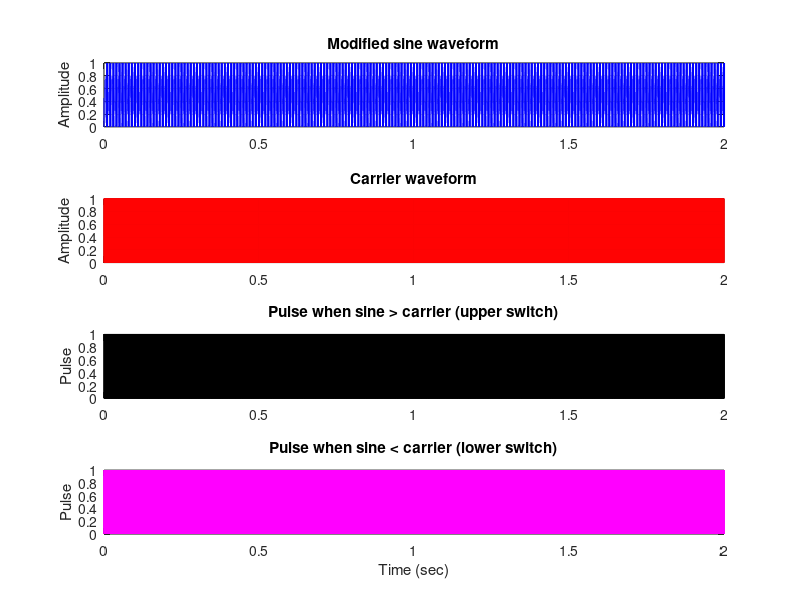

Here is the MATLAB script that generated this plot:
clc
clear
close all

%% time (2 seconds)
Fs = 1e6;                 % sampling frequency
t = 0:1/Fs:2;             % time duration

%% frequencies
f_sine = 50;              
f_carrier = 1000;         

%% sine magnitude = 0.8
sine_wave = 0.8*sin(2*pi*f_sine*t);

%% shift negative part upward (no flipping)
final_wave = sine_wave;
final_wave(final_wave < 0) = final_wave(final_wave < 0) + 1;

%% carrier waveform (0 → 1 → 0)
carrier_wave = (sawtooth(2*pi*f_carrier*t,0.5)+1)/2;

%% comparison conditions

% pulse when sine > carrier (upper switch)
pulse_high = final_wave > carrier_wave;

% pulse when sine < carrier (lower switch)
pulse_low  = final_wave < carrier_wave;

%% plots in single page

figure

% 1 modified sine
subplot(4,1,1)
plot(t,final_wave,'b','LineWidth',1.5)
title('Modified sine waveform')
ylabel('Amplitude')
ylim([0 1])
grid on


% 2 carrier
subplot(4,1,2)
plot(t,carrier_wave,'r','LineWidth',1)
title('Carrier waveform')
ylabel('Amplitude')
ylim([0 1])
grid on


% 3 pulse for > comparison
subplot(4,1,3)
plot(t,pulse_high,'k','LineWidth',1)
title('Pulse when sine > carrier (upper switch)')
ylabel('Pulse')
ylim([0 1])
grid on


% 4 pulse for < comparison
subplot(4,1,4)
plot(t,pulse_low,'m','LineWidth',1)
title('Pulse when sine < carrier (lower switch)')
xlabel('Time (sec)')
ylabel('Pulse')
ylim([0 1])
grid on
